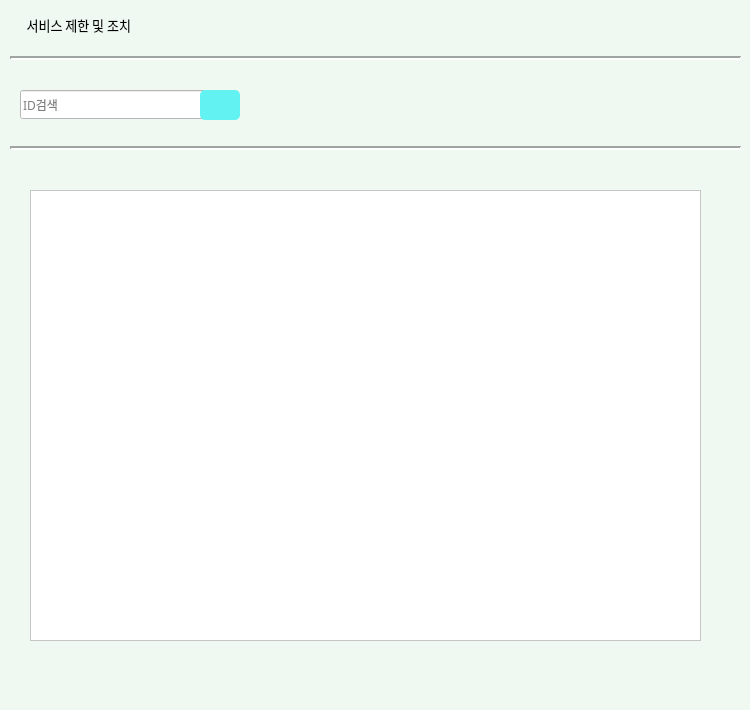
<?xml version="1.0" encoding="UTF-8"?>
<ui version="4.0">
 <class>MainWindow</class>
 <widget class="QMainWindow" name="MainWindow">
  <property name="geometry">
   <rect>
    <x>0</x>
    <y>0</y>
    <width>750</width>
    <height>710</height>
   </rect>
  </property>
  <property name="maximumSize">
   <size>
    <width>750</width>
    <height>710</height>
   </size>
  </property>
  <property name="windowTitle">
   <string>MainWindow</string>
  </property>
  <property name="styleSheet">
   <string notr="true">background-color: rgb(239, 248, 241);</string>
  </property>
  <widget class="QWidget" name="centralwidget">
   <widget class="QLineEdit" name="lineEdit_5">
    <property name="geometry">
     <rect>
      <x>20</x>
      <y>90</y>
      <width>217</width>
      <height>29</height>
     </rect>
    </property>
    <property name="sizePolicy">
     <sizepolicy hsizetype="Expanding" vsizetype="Maximum">
      <horstretch>0</horstretch>
      <verstretch>0</verstretch>
     </sizepolicy>
    </property>
    <property name="maximumSize">
     <size>
      <width>16777215</width>
      <height>29</height>
     </size>
    </property>
    <property name="font">
     <font>
      <family>나눔스퀘어</family>
     </font>
    </property>
    <property name="styleSheet">
     <string notr="true">background-color: rgb(255, 255, 255);</string>
    </property>
    <property name="inputMethodHints">
     <set>Qt::InputMethodHint::ImhNone</set>
    </property>
    <property name="placeholderText">
     <string>ID검색</string>
    </property>
   </widget>
   <widget class="QPushButton" name="pushButton_6">
    <property name="geometry">
     <rect>
      <x>200</x>
      <y>90</y>
      <width>40</width>
      <height>30</height>
     </rect>
    </property>
    <property name="minimumSize">
     <size>
      <width>25</width>
      <height>0</height>
     </size>
    </property>
    <property name="maximumSize">
     <size>
      <width>40</width>
      <height>16777215</height>
     </size>
    </property>
    <property name="styleSheet">
     <string notr="true">QPushButton {
                background-color: #63F2F2;
                color: #333333;
                border-radius: 5px;
                padding: 8px;
                font-weight: bold;
            }
            QPushButton:hover {
                background-color: #66E4F2;
            }</string>
    </property>
    <property name="text">
     <string/>
    </property>
    <property name="icon">
     <iconset>
      <normaloff>../../source/image/search.png</normaloff>../../source/image/search.png</iconset>
    </property>
   </widget>
   <widget class="Line" name="line">
    <property name="geometry">
     <rect>
      <x>10</x>
      <y>140</y>
      <width>731</width>
      <height>16</height>
     </rect>
    </property>
    <property name="lineWidth">
     <number>2</number>
    </property>
    <property name="orientation">
     <enum>Qt::Orientation::Horizontal</enum>
    </property>
   </widget>
   <widget class="QTableWidget" name="tableWidget">
    <property name="geometry">
     <rect>
      <x>30</x>
      <y>190</y>
      <width>671</width>
      <height>451</height>
     </rect>
    </property>
    <property name="styleSheet">
     <string notr="true">background-color: rgb(255, 255, 255);</string>
    </property>
   </widget>
   <widget class="Line" name="line_2">
    <property name="geometry">
     <rect>
      <x>10</x>
      <y>50</y>
      <width>731</width>
      <height>16</height>
     </rect>
    </property>
    <property name="lineWidth">
     <number>2</number>
    </property>
    <property name="orientation">
     <enum>Qt::Orientation::Horizontal</enum>
    </property>
   </widget>
   <widget class="QLabel" name="label_5">
    <property name="geometry">
     <rect>
      <x>20</x>
      <y>10</y>
      <width>111</width>
      <height>30</height>
     </rect>
    </property>
    <property name="font">
     <font>
      <family>나눔스퀘어</family>
      <pointsize>10</pointsize>
     </font>
    </property>
    <property name="text">
     <string>서비스 제한 및 조치</string>
    </property>
    <property name="alignment">
     <set>Qt::AlignmentFlag::AlignRight|Qt::AlignmentFlag::AlignTrailing|Qt::AlignmentFlag::AlignVCenter</set>
    </property>
   </widget>
  </widget>
  <widget class="QMenuBar" name="menubar">
   <property name="geometry">
    <rect>
     <x>0</x>
     <y>0</y>
     <width>750</width>
     <height>19</height>
    </rect>
   </property>
  </widget>
  <widget class="QStatusBar" name="statusbar"/>
 </widget>
 <resources/>
 <connections/>
</ui>
